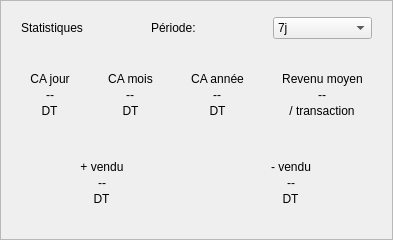
                <widget class="QFrame" name="statsFrame">
                 <property name="frameShape">
                  <enum>QFrame::StyledPanel</enum>
                 </property>
                 <layout class="QVBoxLayout" name="statsFrameLayout">
                  <property name="leftMargin"><number>20</number></property>
                  <property name="topMargin"><number>16</number></property>
                  <property name="rightMargin"><number>20</number></property>
                  <property name="bottomMargin"><number>24</number></property>
                  <property name="spacing"><number>24</number></property>
                  <item>
                   <layout class="QHBoxLayout" name="statsHeaderLayout">
                    <item>
                     <widget class="QLabel" name="lblStatistiquesVentes">
                      <property name="text"><string>Statistiques</string></property>
                     </widget>
                    </item>
                    <item>
                     <spacer name="statsHeaderSpacer">
                      <property name="orientation"><enum>Qt::Horizontal</enum></property>
                     </spacer>
                    </item>
                    <item>
                     <widget class="QLabel" name="lblPeriode">
                      <property name="text"><string>Période:</string></property>
                     </widget>
                    </item>
                    <item>
                     <widget class="QComboBox" name="comboPeriode">
                      <item><property name="text"><string>7j</string></property></item>
                      <item><property name="text"><string>30j</string></property></item>
                      <item><property name="text"><string>90j</string></property></item>
                      <item><property name="text"><string>365j</string></property></item>
                     </widget>
                    </item>
                   </layout>
                  </item>
                  <item>
                   <layout class="QHBoxLayout" name="chartsRow1Layout">
                    <property name="spacing"><number>20</number></property>
                    <item>
                     <layout class="QVBoxLayout" name="caJourLayout">
                      <item alignment="Qt::AlignHCenter">
                       <widget class="QFrame" name="chartCA_jour">
                        <property name="frameShape"><enum>QFrame::NoFrame</enum></property>
                        <layout class="QVBoxLayout" name="chartCA_jourInner">
                         <property name="spacing"><number>2</number></property>
                         <item alignment="Qt::AlignCenter">
                          <widget class="QLabel" name="lblChartTitle_jour">
                           <property name="text"><string>CA jour</string></property>
                           <property name="alignment"><set>Qt::AlignCenter</set></property>
                          </widget>
                         </item>
                         <item alignment="Qt::AlignCenter">
                          <widget class="QLabel" name="lblChartValue_jour">
                           <property name="text"><string>--</string></property>
                           <property name="alignment"><set>Qt::AlignCenter</set></property>
                          </widget>
                         </item>
                         <item alignment="Qt::AlignCenter">
                          <widget class="QLabel" name="lblChartUnit_jour">
                           <property name="text"><string>DT</string></property>
                           <property name="alignment"><set>Qt::AlignCenter</set></property>
                          </widget>
                         </item>
                        </layout>
                       </widget>
                      </item>
                     </layout>
                    </item>
                    <item>
                     <layout class="QVBoxLayout" name="caMoisLayout">
                      <item alignment="Qt::AlignHCenter">
                       <widget class="QFrame" name="chartCA_mois">
                        <property name="frameShape"><enum>QFrame::NoFrame</enum></property>
                        <layout class="QVBoxLayout" name="chartCA_moisInner">
                         <property name="spacing"><number>2</number></property>
                         <item alignment="Qt::AlignCenter">
                          <widget class="QLabel" name="lblChartTitle_mois">
                           <property name="text"><string>CA mois</string></property>
                           <property name="alignment"><set>Qt::AlignCenter</set></property>
                          </widget>
                         </item>
                         <item alignment="Qt::AlignCenter">
                          <widget class="QLabel" name="lblChartValue_mois">
                           <property name="text"><string>--</string></property>
                           <property name="alignment"><set>Qt::AlignCenter</set></property>
                          </widget>
                         </item>
                         <item alignment="Qt::AlignCenter">
                          <widget class="QLabel" name="lblChartUnit_mois">
                           <property name="text"><string>DT</string></property>
                           <property name="alignment"><set>Qt::AlignCenter</set></property>
                          </widget>
                         </item>
                        </layout>
                       </widget>
                      </item>
                     </layout>
                    </item>
                    <item>
                     <layout class="QVBoxLayout" name="caAnneeLayout">
                      <item alignment="Qt::AlignHCenter">
                       <widget class="QFrame" name="chartCA_annee">
                        <property name="frameShape"><enum>QFrame::NoFrame</enum></property>
                        <layout class="QVBoxLayout" name="chartCA_anneeInner">
                         <property name="spacing"><number>2</number></property>
                         <item alignment="Qt::AlignCenter">
                          <widget class="QLabel" name="lblChartTitle_annee">
                           <property name="text"><string>CA année</string></property>
                           <property name="alignment"><set>Qt::AlignCenter</set></property>
                          </widget>
                         </item>
                         <item alignment="Qt::AlignCenter">
                          <widget class="QLabel" name="lblChartValue_annee">
                           <property name="text"><string>--</string></property>
                           <property name="alignment"><set>Qt::AlignCenter</set></property>
                          </widget>
                         </item>
                         <item alignment="Qt::AlignCenter">
                          <widget class="QLabel" name="lblChartUnit_annee">
                           <property name="text"><string>DT</string></property>
                           <property name="alignment"><set>Qt::AlignCenter</set></property>
                          </widget>
                         </item>
                        </layout>
                       </widget>
                      </item>
                     </layout>
                    </item>
                    <item>
                     <layout class="QVBoxLayout" name="caMoyenLayout">
                      <item alignment="Qt::AlignHCenter">
                       <widget class="QFrame" name="chartCA_moyen">
                        <property name="frameShape"><enum>QFrame::NoFrame</enum></property>
                        <layout class="QVBoxLayout" name="chartCA_moyenInner">
                         <property name="spacing"><number>2</number></property>
                         <item alignment="Qt::AlignCenter">
                          <widget class="QLabel" name="lblChartTitle_moyen">
                           <property name="text"><string>Revenu moyen</string></property>
                           <property name="alignment"><set>Qt::AlignCenter</set></property>
                          </widget>
                         </item>
                         <item alignment="Qt::AlignCenter">
                          <widget class="QLabel" name="lblChartValue_moyen">
                           <property name="text"><string>--</string></property>
                           <property name="alignment"><set>Qt::AlignCenter</set></property>
                          </widget>
                         </item>
                         <item alignment="Qt::AlignCenter">
                          <widget class="QLabel" name="lblChartUnit_moyen">
                           <property name="text"><string>/ transaction</string></property>
                           <property name="alignment"><set>Qt::AlignCenter</set></property>
                          </widget>
                         </item>
                        </layout>
                       </widget>
                      </item>
                     </layout>
                    </item>
                   </layout>
                  </item>
                  <item>
                   <layout class="QHBoxLayout" name="chartsRow2Layout">
                    <property name="spacing"><number>40</number></property>
                    <item>
                     <spacer name="chartsRow2SpacerL">
                      <property name="orientation"><enum>Qt::Horizontal</enum></property>
                     </spacer>
                    </item>
                    <item>
                     <layout class="QVBoxLayout" name="qteLayout">
                      <item alignment="Qt::AlignHCenter">
                       <widget class="QFrame" name="chartQTE">
                        <property name="frameShape"><enum>QFrame::NoFrame</enum></property>
                        <layout class="QVBoxLayout" name="chartQTEInner">
                         <property name="spacing"><number>2</number></property>
                         <item alignment="Qt::AlignCenter">
                          <widget class="QLabel" name="lblChartTitleQTE">
                           <property name="text"><string>+ vendu</string></property>
                           <property name="alignment"><set>Qt::AlignCenter</set></property>
                          </widget>
                         </item>
                         <item alignment="Qt::AlignCenter">
                          <widget class="QLabel" name="lblChartQTE">
                           <property name="text"><string>--</string></property>
                           <property name="alignment"><set>Qt::AlignCenter</set></property>
                          </widget>
                         </item>
                         <item alignment="Qt::AlignCenter">
                          <widget class="QLabel" name="lblChartUnitQTE">
                           <property name="text"><string>DT</string></property>
                           <property name="alignment"><set>Qt::AlignCenter</set></property>
                          </widget>
                         </item>
                        </layout>
                       </widget>
                      </item>
                     </layout>
                    </item>
                    <item>
                     <layout class="QVBoxLayout" name="revLayout">
                      <item alignment="Qt::AlignHCenter">
                       <widget class="QFrame" name="chartREV">
                        <property name="frameShape"><enum>QFrame::NoFrame</enum></property>
                        <layout class="QVBoxLayout" name="chartREVInner">
                         <property name="spacing"><number>2</number></property>
                         <item alignment="Qt::AlignCenter">
                          <widget class="QLabel" name="lblChartTitleREV">
                           <property name="text"><string>- vendu</string></property>
                           <property name="alignment"><set>Qt::AlignCenter</set></property>
                          </widget>
                         </item>
                         <item alignment="Qt::AlignCenter">
                          <widget class="QLabel" name="lblChartREV">
                           <property name="text"><string>--</string></property>
                           <property name="alignment"><set>Qt::AlignCenter</set></property>
                          </widget>
                         </item>
                         <item alignment="Qt::AlignCenter">
                          <widget class="QLabel" name="lblChartUnitREV">
                           <property name="text"><string>DT</string></property>
                           <property name="alignment"><set>Qt::AlignCenter</set></property>
                          </widget>
                         </item>
                        </layout>
                       </widget>
                      </item>
                     </layout>
                    </item>
                    <item>
                     <spacer name="chartsRow2SpacerR">
                      <property name="orientation"><enum>Qt::Horizontal</enum></property>
                     </spacer>
                    </item>
                   </layout>
                  </item>
                 </layout>
                </widget>
